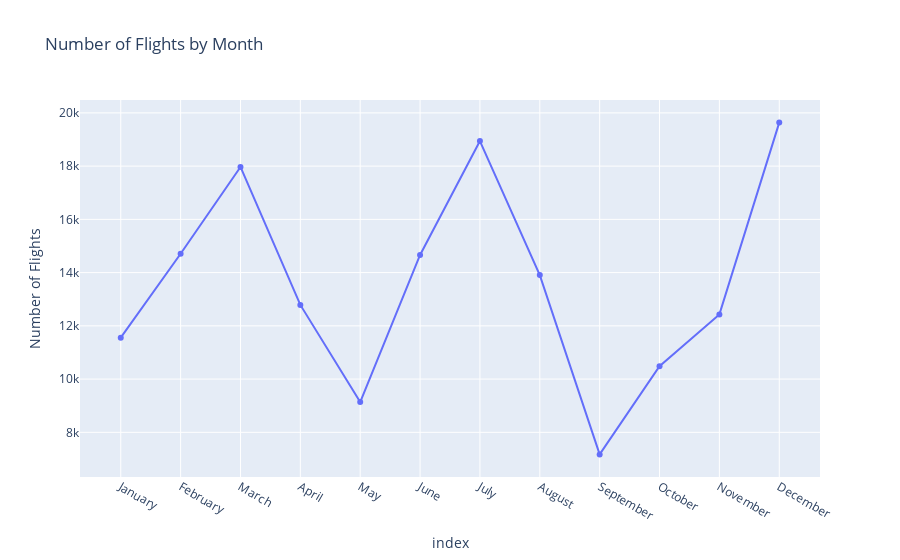

The notebook cell saved with this chart:
### Markdown cell above
Xét theo tháng

### Code cell
top_by_month = df['Month'].value_counts().sort_index()
top_by_month.index=['January', 'February', 'March', 'April', 'May', 'June', 'July', 'August', 'September', 'October', 'November', 'December']

px.line(top_by_month,
         x=top_by_month.index,
         y=top_by_month.values,
         title='Number of Flights by Month',
         labels={'x':'Month', 'y':'Number of Flights'},
         markers=True)

### Figure 1 — Plotly figure (JSON) as saved in the notebook; plotly's stock layout.template omitted (floating-point values rounded to 4 significant figures)
{"data": [{"hovertemplate": "index=%{x}<br>Number of Flights=%{y}<extra></extra>", "legendgroup": "", "line": {"color": "#636efa", "dash": "solid"}, "marker": {"symbol": "circle"}, "mode": "lines+markers", "name": "", "orientation": "v", "showlegend": false, "type": "scatter", "x": ["January", "February", "March", "April", "May", "June", "July", "August", "September", "October", "November", "December"], "xaxis": "x", "y": [11557, 14709, 17969, 12787, 9137, 14662, 18942, 13906, 7171, 10487, 12430, 19635], "yaxis": "y"}], "layout": {"legend": {"tracegroupgap": 0}, "title": {"text": "Number of Flights by Month"}, "xaxis": {"anchor": "y", "domain": [0, 1], "title": {"text": "index"}}, "yaxis": {"anchor": "x", "domain": [0, 1], "title": {"text": "Number of Flights"}}}}
